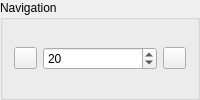
             <widget class="QGroupBox" name="groupBox_4">
              <property name="minimumSize">
               <size>
                <width>0</width>
                <height>60</height>
               </size>
              </property>
              <property name="maximumSize">
               <size>
                <width>16777215</width>
                <height>100</height>
               </size>
              </property>
              <property name="font">
               <font>
                <weight>50</weight>
                <bold>false</bold>
               </font>
              </property>
              <property name="title">
               <string>Navigation</string>
              </property>
              <layout class="QHBoxLayout" name="horizontalLayout_6">
               <item>
                <widget class="QPushButton" name="btVoltar">
                 <property name="minimumSize">
                  <size>
                   <width>23</width>
                   <height>0</height>
                  </size>
                 </property>
                 <property name="maximumSize">
                  <size>
                   <width>23</width>
                   <height>16777215</height>
                  </size>
                 </property>
                 <property name="font">
                  <font>
                   <weight>50</weight>
                   <bold>false</bold>
                  </font>
                 </property>
                 <property name="text">
                  <string/>
                 </property>
                 <property name="icon">
                  <iconset resource="resourcefile.qrc">
                   <normaloff>:/icons/br_prev.ico</normaloff>:/icons/br_prev.ico</iconset>
                 </property>
                </widget>
               </item>
               <item>
                <widget class="QSpinBox" name="edtFatordesloc">
                 <property name="font">
                  <font>
                   <weight>50</weight>
                   <bold>false</bold>
                  </font>
                 </property>
                 <property name="readOnly">
                  <bool>false</bool>
                 </property>
                 <property name="accelerated">
                  <bool>true</bool>
                 </property>
                 <property name="minimum">
                  <number>1</number>
                 </property>
                 <property name="maximum">
                  <number>1000</number>
                 </property>
                 <property name="value">
                  <number>20</number>
                 </property>
                </widget>
               </item>
               <item>
                <widget class="QPushButton" name="btAvancar">
                 <property name="minimumSize">
                  <size>
                   <width>23</width>
                   <height>0</height>
                  </size>
                 </property>
                 <property name="maximumSize">
                  <size>
                   <width>23</width>
                   <height>16777215</height>
                  </size>
                 </property>
                 <property name="font">
                  <font>
                   <weight>50</weight>
                   <bold>false</bold>
                  </font>
                 </property>
                 <property name="text">
                  <string/>
                 </property>
                 <property name="icon">
                  <iconset resource="resourcefile.qrc">
                   <normaloff>:/icons/br_next.ico</normaloff>:/icons/br_next.ico</iconset>
                 </property>
                 <property name="shortcut">
                  <string/>
                 </property>
                 <property name="autoDefault">
                  <bool>false</bool>
                 </property>
                 <property name="default">
                  <bool>false</bool>
                 </property>
                </widget>
               </item>
              </layout>
             </widget>
